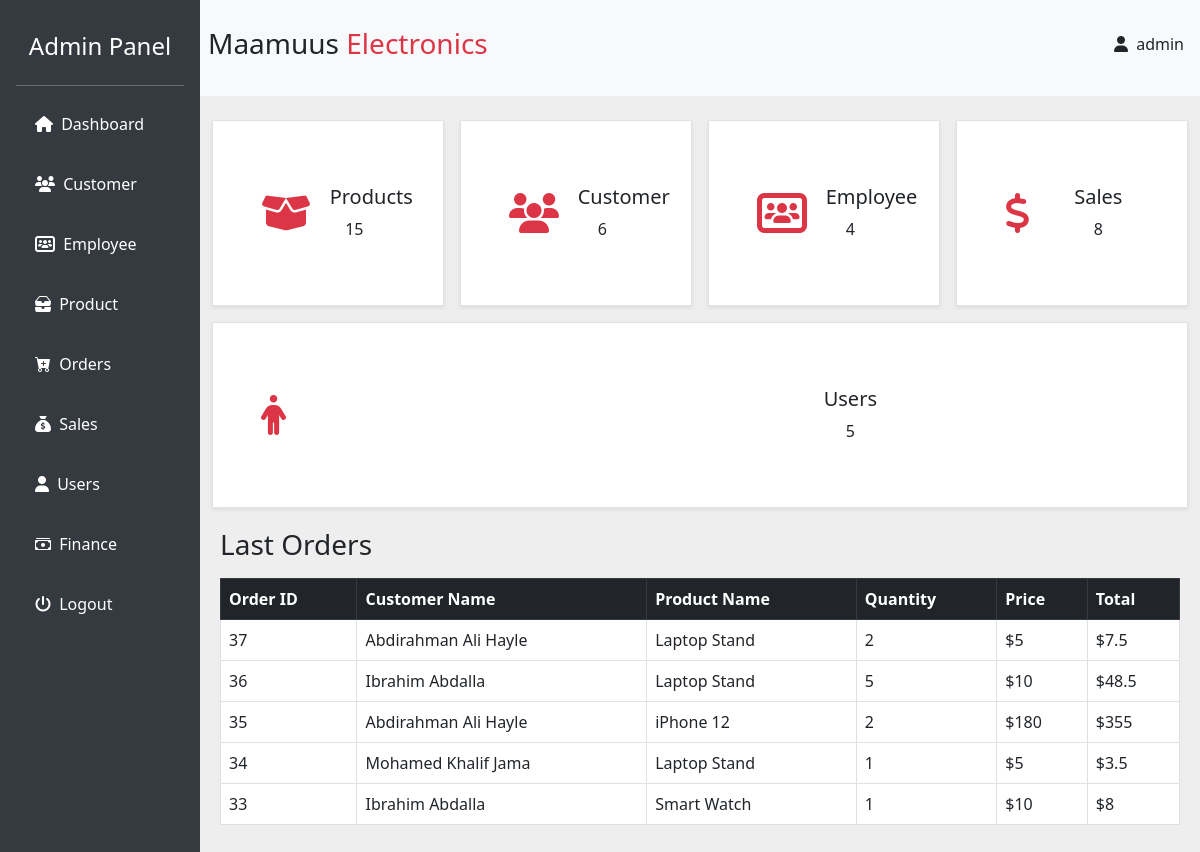
The app's page /Dashboard.php (signed in) with its own data.
### tables this page shows
CREATE TABLE `orders` (
  `id` int(11) NOT NULL,
  `cname` varchar(50) NOT NULL,
  `pname` varchar(40) NOT NULL,
  `quantity` varchar(40) NOT NULL,
  `price` float NOT NULL,
  `discount` float NOT NULL,
  `total` varchar(50) NOT NULL
);

### Dashboard.php (the view, shortened to what this page needs)
<?php
include ("./src/connection.php");
include ("./src/sidebar.php");
$row_products = "SELECT * FROM products";
$row_customers = "SELECT * FROM customer";
$row_employees = "SELECT * FROM employee";
$row_users = "SELECT * FROM users";
$row_sales = "SELECT * FROM sales";
$result_products = $conn->query($row_products);
$result_customers = $conn->query($row_customers);
$result_employees = $conn->query($row_employees);
$result_users = $conn->query($row_users);
$result_sales = $conn->query($row_sales);
$count_products = $result_products->num_rows;
$count_customers = $result_customers->num_rows;
$count_employees = $result_employees->num_rows;
$count_users = $result_users->num_rows;
$count_sales = $result_sales->num_rows;
?>
    <div class="content d-flex flex-column">
      <nav class="navbar navbar-expand-lg navbar-light">
        <?php include ("./src/header.php");?>
      <div class="main-content">
          <div class="row gap-3 p-1">
            <div class="bg-white rounded-lg shadow-sm border p-5 col">
              <div class="row justify-content-center align-items-center">
                <div class="col-md-4">
                  <i class="fa-solid fa-box-open fs-1 text-danger"></i>
                </div>
                <div class="col-md-8 text-center">
                  <div class="card-body">
                    <h5 class="card-title">Products</h5>
                    <p class="card-text"><?php echo "$count_products"; ?></p>
                  </div>
                </div>
              </div>
            </div>
            <div class="bg-white rounded-lg shadow-sm border p-5 col">
              <div class="row justify-content-center align-items-center">
                <div class="col-md-4">
                  <i class="fa-solid fa-users fs-1 text-danger"></i>
                </div>
                <div class="col-md-8 text-center">
                  <div class="card-body">
                    <h5 class="card-title">Customer</h5>
                    <p class="card-text"><?php echo "$count_customers"; ?></p>
                  </div>
                </div>
              </div>
            </div>
            <div class="bg-white rounded-lg shadow-sm border p-5 col">
              <div class="row justify-content-center align-items-center">
                <div class="col-md-4">
                  <i class="fa-solid fa-users-rectangle fs-1 text-danger"></i>
                </div>
                <div class="col-md-8 text-center">
                  <div class="card-body">
                    <h5 class="card-title">Employee</h5>
                    <p class="card-text"><?php echo "$count_employees"; ?></p>
                  </div>
                </div>
              </div>
            </div>
            <div class="bg-white rounded-lg shadow-sm border p-5 col">
              <div class="row justify-content-center align-items-center">
                <div class="col-md-4">
                  <i class="fa-solid fa-dollar-sign fs-1 text-danger"></i>
                </div>
                <div class="col-md-8 text-center">
                  <div class="card-body">
                    <h5 class="card-title">Sales</h5>
                    <p class="card-text"><?php echo "$count_sales"; ?></p>
                  </div>
                </div>
              </div>
            </div>
            <div class="bg-white rounded-lg shadow-sm border p-5 col">
              <div class="row justify-content-center align-items-center">
                <div class="col-md-4">
                  <i class="fa-solid fa-person fs-1 text-danger"></i>
                </div>
                <div class="col-md-8 text-center">
                  <div class="card-body">
                    <h5 class="card-title">Users</h5>
                    <p class="card-text"><?php echo "$count_users"; ?></p>
                  </div>
                </div>
              </div>
            </div>
          </div>
        <div class="my-3">
          <h3>Last Orders</h3>
        </div>
        <table class='table my-3 table-bordered bg-white'>
                <tr class='table-dark p-5'>
                  <th>Order ID</th>
                  <th>Customer Name</th>
                  <th>Product Name</th>
                  <th>Quantity</th>
                  <th>Price</th>
                  <th>Total</th>
                </tr>
          <?php
          $sql = "SELECT id, cname, pname, quantity, price, total FROM orders ORDER BY id DESC LIMIT 5";
          $result = $conn->query($sql);
          while ($row = $result->fetch_assoc()) {
            ?>
                         <tr>
                            <td><?php echo $row["id"]?></td>
                            <td><?php echo $row["cname"]?></td>
                            <td><?php echo $row["pname"]?></td>
                            <td><?php echo $row["quantity"]?></td>
                            <td>$<?php echo $row["price"]?></td>
                            <td>$<?php echo $row["total"]?></td>
                         </tr>
                    <?php }?>
                   </table>
      </div>
    </div>
<?php include("./src/footer.php")?>

### src/style.css (style rules this page uses)
body { display: flex; height: 100vh; overflow: hidden; background-color: #eee; }
.content { flex-grow: 1; overflow-y: auto; }
.navbar { background: #f8f9fa; flex-shrink: 0; }
.main-content { padding: 20px; }

### records on screen
orders: id "37", cname "Abdirahman Ali Hayle", pname "Laptop Stand", quantity "2", price "5", total "7.5"
orders: id "36", cname "Ibrahim Abdalla", pname "Laptop Stand", quantity "5", price "10", total "48.5"
orders: id "35", cname "Abdirahman Ali Hayle", pname "iPhone 12", quantity "2", price "180", total "355"
orders: id "34", cname "Mohamed Khalif Jama", pname "Laptop Stand", quantity "1", price "5", total "3.5"
orders: id "33", cname "Ibrahim Abdalla", pname "Smart Watch", quantity "1", price "10", total "8"

### other values on screen
$_SESSION['username'] "admin"
$count_products "15"
$count_customers "6"
$count_employees "4"
$count_sales "8"
$count_users "5"
